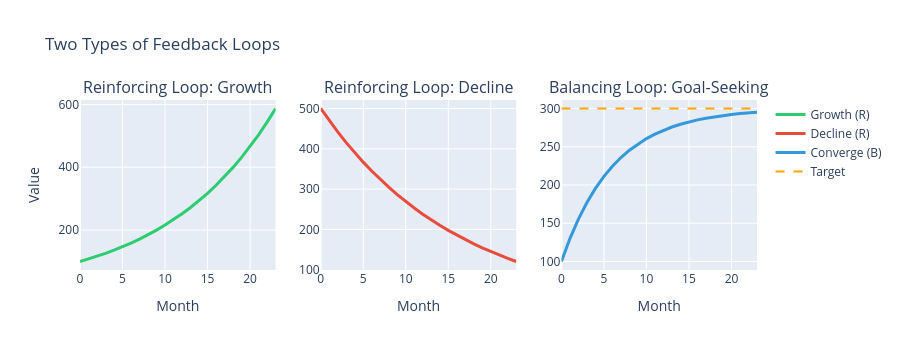

The code cell stored with this chart in its notebook:
### Markdown cell above
### 6.1.2 두 가지 피드백 루프

시스템의 동태를 결정하는 두 가지 핵심 구조:

| 특성 | 강화 루프 (Reinforcing, R) | 균형 루프 (Balancing, B) |
|------|--------------------------|------------------------|
| **한 줄 요약** | **눈덩이: 굴리면 점점 커진다** | **온도조절기: 목표에 맞춰 조절한다** |
| 변화 방향 | 증폭 (같은 방향으로 가속) | 억제 (반대 방향으로 조절) |
| 결과 | 지수적 성장 또는 붕괴 | 목표에 수렴, 안정화 |
| 식별법 | 음의 극성(-)이 **짝수**개 | 음의 극성(-)이 **홀수**개 |

**강화 루프 예시 — 구전 마케팅:**
```
고객 수 ──(+)──→ 구전 확산 ──(+)──→ 신규 고객 ──(+)──→ 고객 수 ↑
```
모든 연결이 (+) → 음의 극성 0개(짝수) → **강화 루프(R)**

> 위험: 성장을 만들던 루프가 **역방향으로 돌면 쇠퇴도 가속화**된다!

**균형 루프 예시 — 온도조절기:**
```
목표 온도 - 현재 온도 = 격차 ──(+)──→ 가열 ──(+)──→ 현재 온도 ──(-)──→ 격차 ↓
```
음의 극성 1개(홀수) → **균형 루프(B)**

### Code cell
# 시뮬레이션: 강화 루프 vs 균형 루프의 동태
months = 24
t = np.arange(months)

# 강화 루프: 지수 성장 (구전 마케팅)
growth_rate = 0.08  # 월 8% 성장
reinforcing_growth = 100 * (1 + growth_rate) ** t

# 강화 루프: 지수 붕괴 (역방향)
decline_rate = 0.06
reinforcing_decline = 500 * (1 - decline_rate) ** t

# 균형 루프: 목표 수렴 (온도조절기)
target = 300
initial = 100
adjustment_speed = 0.15
balancing = np.zeros(months)
balancing[0] = initial
for i in range(1, months):
    gap = target - balancing[i-1]
    balancing[i] = balancing[i-1] + adjustment_speed * gap

fig = make_subplots(
    rows=1, cols=3,
    subplot_titles=(
        'Reinforcing Loop: Growth',
        'Reinforcing Loop: Decline',
        'Balancing Loop: Goal-Seeking'
    )
)

fig.add_trace(go.Scatter(
    x=t, y=reinforcing_growth,
    mode='lines', line=dict(color='black', width=3),
    name='Growth (R)'
), row=1, col=1)

fig.add_trace(go.Scatter(
    x=t, y=reinforcing_decline,
    mode='lines', line=dict(color='gray', width=3),
    name='Decline (R)'
), row=1, col=2)

fig.add_trace(go.Scatter(
    x=t, y=balancing,
    mode='lines', line=dict(color='black', width=3),
    name='Converge (B)'
), row=1, col=3)
fig.add_trace(go.Scatter(
    x=t, y=[target]*months,
    mode='lines', line=dict(color='gray', width=2, dash='dash'),
    name='Target'
), row=1, col=3)

fig.update_xaxes(title_text='Month')
fig.update_yaxes(title_text='Value', col=1)
fig.update_layout(height=350, title_text='Two Types of Feedback Loops')
fig.show()

print("💡 강화 루프(R): 변화를 증폭한다 → 지수 성장 또는 지수 붕괴")
print("   균형 루프(B): 변화를 억제한다 → 목표에 수렴 (안정화)")
print("\n⚠️ 강화 루프의 위험: 성장을 만들던 루프가 역방향으로 돌면 쇠퇴도 가속화된다!")

### Figure 1 — Plotly figure (JSON) as saved in the notebook; plotly's stock layout.template omitted (floating-point values rounded to 4 significant figures)
{"data": [{"line": {"color": "#2ecc71", "width": 3}, "mode": "lines", "name": "Growth (R)", "type": "scatter", "x": [0, 1, 2, 3, 4, 5, 6, 7, 8, 9, 10, 11, 12, 13, 14, 15, 16, 17, 18, 19, 20, 21, 22, 23], "xaxis": "x", "y": [100.0, 108.0, 116.6, 126.0, 136.0, 146.9, 158.7, 171.4, 185.1, 199.9, 215.9, 233.2, 251.8, 272.0, 293.7, 317.2, 342.6, 370.0, 399.6, 431.6, 466.1, 503.4, 543.7, 587.1], "yaxis": "y"}, {"line": {"color": "#e74c3c", "width": 3}, "mode": "lines", "name": "Decline (R)", "type": "scatter", "x": [0, 1, 2, 3, 4, 5, 6, 7, 8, 9, 10, 11, 12, 13, 14, 15, 16, 17, 18, 19, 20, 21, 22, 23], "xaxis": "x2", "y": [500.0, 470.0, 441.8, 415.3, 390.4, 367.0, 344.9, 324.2, 304.8, 286.5, 269.3, 253.1, 238.0, 223.7, 210.3, 197.6, 185.8, 174.6, 164.2, 154.3, 145.1, 136.3, 128.2, 120.5], "yaxis": "y2"}, {"line": {"color": "#3498db", "width": 3}, "mode": "lines", "name": "Converge (B)", "type": "scatter", "x": [0, 1, 2, 3, 4, 5, 6, 7, 8, 9, 10, 11, 12, 13, 14, 15, 16, 17, 18, 19, 20, 21, 22, 23], "xaxis": "x3", "y": [100.0, 130.0, 155.5, 177.2, 195.6, 211.3, 224.6, 235.9, 245.5, 253.7, 260.6, 266.5, 271.6, 275.8, 279.4, 282.5, 285.1, 287.4, 289.3, 290.9, 292.2, 293.4, 294.4, 295.2], "yaxis": "y3"}, {"line": {"color": "orange", "dash": "dash", "width": 2}, "mode": "lines", "name": "Target", "type": "scatter", "x": [0, 1, 2, 3, 4, 5, 6, 7, 8, 9, 10, 11, 12, 13, 14, 15, 16, 17, 18, 19, 20, 21, 22, 23], "xaxis": "x3", "y": [300, 300, 300, 300, 300, 300, 300, 300, 300, 300, 300, 300, 300, 300, 300, 300, 300, 300, 300, 300, 300, 300, 300, 300], "yaxis": "y3"}], "layout": {"annotations": [{"font": {"size": 16}, "showarrow": false, "text": "Reinforcing Loop: Growth", "x": 0.1444, "xanchor": "center", "xref": "paper", "y": 1, "yanchor": "bottom", "yref": "paper"}, {"font": {"size": 16}, "showarrow": false, "text": "Reinforcing Loop: Decline", "x": 0.5, "xanchor": "center", "xref": "paper", "y": 1, "yanchor": "bottom", "yref": "paper"}, {"font": {"size": 16}, "showarrow": false, "text": "Balancing Loop: Goal-Seeking", "x": 0.8556, "xanchor": "center", "xref": "paper", "y": 1, "yanchor": "bottom", "yref": "paper"}], "height": 350, "title": {"text": "Two Types of Feedback Loops"}, "xaxis": {"anchor": "y", "domain": [0, 0.2889], "title": {"text": "Month"}}, "xaxis2": {"anchor": "y2", "domain": [0.3556, 0.6444], "title": {"text": "Month"}}, "xaxis3": {"anchor": "y3", "domain": [0.7111, 1], "title": {"text": "Month"}}, "yaxis": {"anchor": "x", "domain": [0, 1], "title": {"text": "Value"}}, "yaxis2": {"anchor": "x2", "domain": [0, 1]}, "yaxis3": {"anchor": "x3", "domain": [0, 1]}}}
